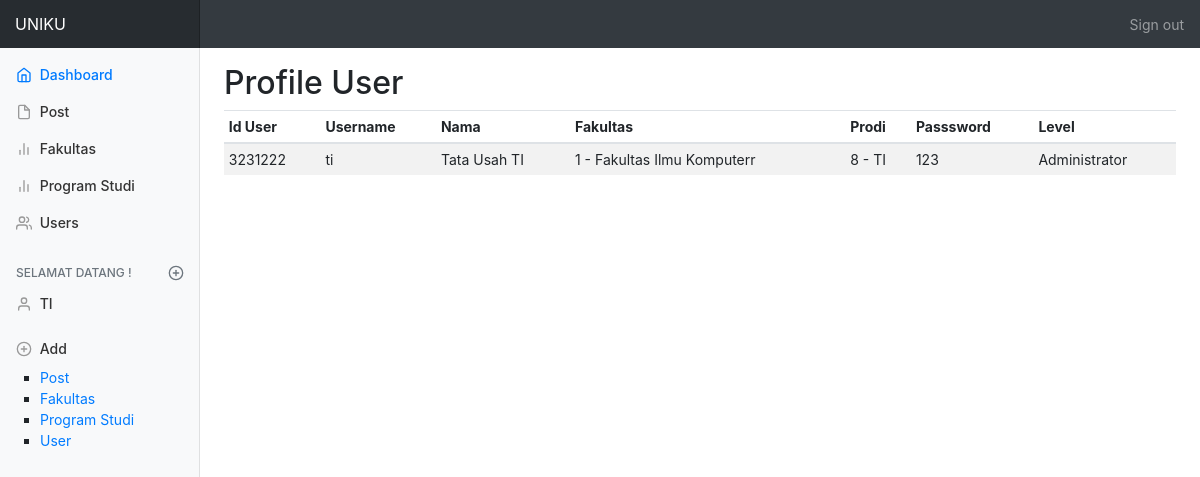
/user_session.php (signed in), run on the app's committed database.
### tables this page shows
CREATE TABLE `tbl_user1` (
  `id_user` varchar(255) NOT NULL,
  `id_fakultas` int(2) NOT NULL,
  `id_prodi` int(2) NOT NULL,
  `nama` varchar(255) NOT NULL,
  `username` varchar(255) NOT NULL,
  `password` varchar(255) NOT NULL,
  `level` varchar(25) NOT NULL
);

CREATE TABLE `tbl_fakultas1` (
  `id_fakultas` int(2) NOT NULL,
  `nama_fakultas` varchar(255) NOT NULL
);

CREATE TABLE `tbl_prodi1` (
  `id_prodi` int(2) NOT NULL,
  `nama_prodi` varchar(255) NOT NULL,
  `id_fakultas` int(2) NOT NULL
);

### lib/database.php (called while the page is built, shortened)
<?php
class Database{
  public $host = DB_HOST;
  public $user = DB_USER;
  public $pass = DB_PASS;
  public $name = DB_NAME;
  public $link;
  public function connectDB()
  {
    $this->link = new mysqli($this->host, $this->user, $this->pass, $this->name);
  }
  public function select($query)
  {
    $result = $this->link->query($query) or
    die ($this->link->error.__LINE__);
    if ($result->num_rows > 0) {
        return $result;
    } else {
      return false;
    }
  }
}
 ?>

### lib/session.php (called while the page is built, shortened)
<?php
class Session
{
   public static function get($key)
   {
     if (isset($_SESSION[$key]))
     {
       return $_SESSION[$key];
     } else {
       return false;
     }
   }
}
 ?>

### controller/control_user.php (called while the page is built, shortened)
<?php
	include_once 'lib/database.php';
	class ControlUser
	{
		private $database;
		public function __construct()
		{
			$this->database = new Database();
		}
		public function getDataUser($id_user)
		{
			$query = "SELECT * FROM tbl_user1 WHERE id_user = '$id_user' ";
			$result = $this->database->select($query);
			return $result;
		}
	}
?>

### controller/control_fakultas.php (called while the page is built, shortened)
<?php
include_once 'lib/database.php';
class ControlFakultas
{
	private $database;
	public function __construct()
	{
		$this->database = new Database();
	}
	public function getDataFakultas($id_fakultas)
	{
		$query = "SELECT * FROM tbl_fakultas1 WHERE id_fakultas = '$id_fakultas' ";
		$result = $this->database->select($query);
		return $result;
	}
}
 ?>

### controller/control_prodi.php (called while the page is built, shortened)
<?php
  include_once 'lib/database.php';
  class ControlProdi
  {
    private $database;
    public function __construct()
    {
      $this->database = new Database();
    }
    public function getDataProdi($id_prodi)
    {
      $query = "SELECT * FROM tbl_prodi1 WHERE id_prodi = '$id_prodi' ";
      $result = $this->database->select($query);
      return $result;
    }
  }
 ?>

### user_session.php (the view, shortened to what this page needs)
<!DOCTYPE html>
<html lang="en">
  <head>
  </head>
  <body>
    <?php
      include_once 'controller/control_prodi.php';
      include_once 'controller/control_fakultas.php';
      include_once 'controller/control_user.php';
      include_once 'view/header.php';
      include_once 'lib/session.php';
      $cu = new ControlUser();
    ?>
          <h2>Profile User</h2>
          <?php
          $id_user = Session::get('madunId');
          $getUser = $cu->getDataUser($id_user);
          if ($getUser)
          {
            while($result = $getUser->fetch_assoc())
            {
           ?>
           <div class="table-responsive">
             <table class="table table-striped table-sm"  id="table_id">
               <thead>
                 <tr>
                  <th>Id User</th>
 	                <th>Username</th>
 	                <th>Nama</th>
 									<th>Fakultas</th>
 	                <th>Prodi</th>
 	                <th>Passsword</th>
 									<th>Level</th>
                 </tr>
               </thead>
               <tbody>
                 <tr>
                   <td><?php echo $result['id_user'] ; ?></td>
                   <td><?php echo $result['username']; ?></td>
 								  <td><?php echo $result['nama'];?></td>
                   <?php
   								$id_fakultas = $result['id_fakultas'];
   								$fakultas = new ControlFakultas();
   								$getFakultas = $fakultas->getDataFakultas($id_fakultas);
   								if ($getFakultas)
   								{
   									while ($result1 = $getFakultas->fetch_assoc())
   									{
   										?>
   												<td><?php echo $result1['id_fakultas'] .' - '.$result1['nama_fakultas'];?></td>
   										<?php
   									}
   								}
   								?>
   								<?php
   								$id_prodi = $result['id_prodi'];
   								$prodi = new ControlProdi();
   								$getProdi = $prodi->getDataProdi($id_prodi);
   								if ($getProdi)
   								{
   									while ($result1 = $getProdi->fetch_assoc())
   									{
   										?>
   												<td><?php echo $result1['id_prodi'] .' - '.$result1['nama_prodi'];?></td>
   										<?php
   									}
   								}
   								?>
   								<td><?php echo $result['password'];?></td>
   								<td><?php echo $result['level'];?></td>
                 </tr>
               </tbody>
             </table>
           </div>
         </main>
       </div>
     </div>
     <?php
       }
     }
    ?>
  </body>
</html>

### asset/dashboard.css (style rules this page uses)
body { font-size: .875rem; }

### data on the page
tbl_user1: id_user "3231222", username "ti", nama "Tata Usah TI", password "123", level "Administrator"
tbl_fakultas1: id_fakultas "1", nama_fakultas "Fakultas Ilmu Komputerr"
tbl_prodi1: id_prodi "8", nama_prodi "TI"

### other printed values
$nameLog "TI"
